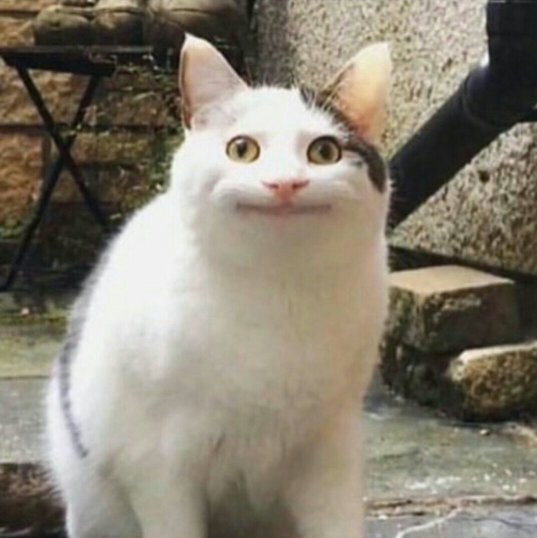
#> input picture python練習/7818cd.png, 1074 x 1076 px (shown at 1/2 size)
$ python '常用函式.py'
#> lines starting #> are read from the running program, lines starting #| are printed output that depends on the picture; after the words box and inside, x2 and y2 are one past the last pixel; in counts of white or black regions, pixels touching at a corner belong together
import cv2
import numpy as np

abc = cv2.imread('7818cd.png')
#> abc is the input picture: shape (1076, 1074, 3); mean B, G, R 113.4, 127.8, 135.1
abc=cv2.resize(abc, (0, 0),fx=0.25,fy=0.25)
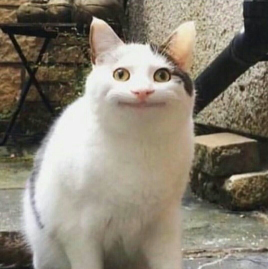
#> abc: shape (269, 268, 3); mean B, G, R 113.7, 128, 135.4
bb=np.ones((10,10),np.uint8)
aa=np.ones((4,4),np.uint8)

abcd=cv2.cvtColor(abc,cv2.COLOR_BGR2GRAY)#換成灰階
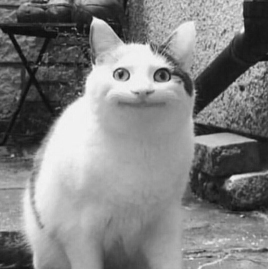
#> abcd: shape (269, 268); min 8, max 246, mean 128.6
abcdef=cv2.GaussianBlur(abc,(11,11),0)#只能用基數(高斯模糊)
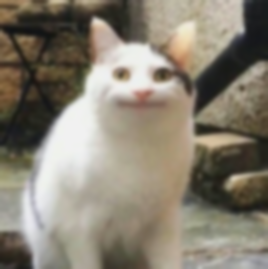
#> abcdef: shape (269, 268, 3); mean B, G, R 113.7, 128, 135.4
abcde=cv2.Canny(abc,180,220)#找邊緣
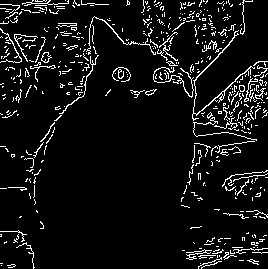
#> abcde: shape (269, 268); 7.3% white in thin lines or dots
abcdefg=cv2.dilate(abcde,bb,iterations=1)#膨脹(線條加粗)
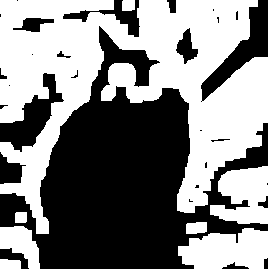
#> abcdefg: shape (269, 268); 51.6% white; 29 black regions (14 under 20 px), largest, box (x1, y1, x2, y2) and area: (0, 26, 268, 269) 28250, (201, 0, 268, 102) 2034, (0, 73, 64, 152) 1869
abcdefgh=cv2.erode(abcdefg,aa,iterations=4)#侵蝕
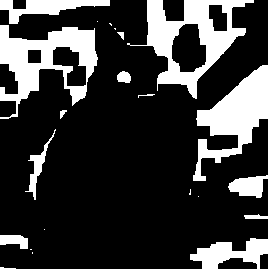
#> abcdefgh: shape (269, 268); 22.3% white; 22 white regions (8 under 20 px), largest, box (x1, y1, x2, y2) and area: (127, 0, 254, 99) 4213, (0, 25, 98, 119) 4007, (193, 65, 268, 181) 3690

cv2.imshow("原圖",abc)#原圖
cv2.imshow('灰階',abcd)#灰階
cv2.imshow('模糊',abcdef)#模糊
cv2.imshow('找邊緣',abcde)#邊緣
cv2.imshow('線條加粗',abcdefg)#膨脹
cv2.imshow('線條變細',abcdefgh)#侵蝕


cv2.waitKey(0)
